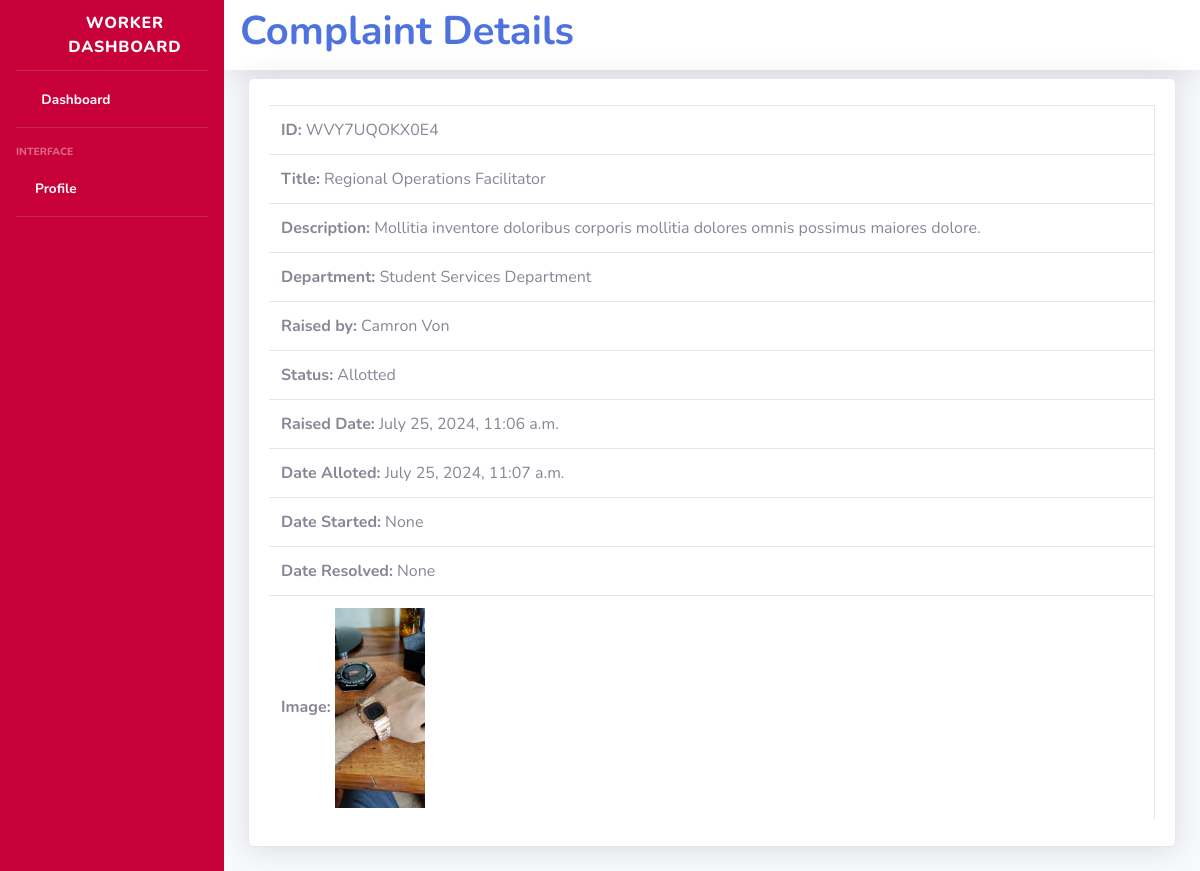
/complaint/WVY7UQOKX0E4/, run on the app's committed database.
### app1/models.py (models this page shows, shortened)
class Complaint(models.Model):
    STATUS_CHOICES = (
        ('Pending', 'Pending'),
        ('Accepted', 'Accepted'),
        ('Allotted', 'Allotted'),
        ('In Progress', 'In Progress'),
        ('Resolved', 'Resolved'),
        ('Rejected', 'Rejected')
    )
    RESOLUTION_CHOICES = (
        ('Normal', 'Normal (10-15 days)'),
        ('Immediate', 'Immediate (3-4 days)'),
    )
    id = models.CharField(max_length=16, primary_key=True)  # Define id field explicitly
    title = models.CharField(max_length=200)
    Email= models.EmailField(null=False, blank=False)
    Phone_number=PhoneNumberField(max_length=13,null=False, blank=False)
    description = models.TextField()
    department = models.ForeignKey(Department, on_delete=models.CASCADE)
    raised_by = models.CharField(max_length=100)
    raised_at = models.DateTimeField(auto_now_add=True)
    date_alloted = models.DateTimeField(null=True, blank=True)
    date_started = models.DateTimeField(null=True, blank=True)
    date_resolved = models.DateTimeField(null=True, blank=True)
    resolution_time = models.CharField(max_length=20, choices=RESOLUTION_CHOICES, default='Normal')
    status = models.CharField(max_length=20, choices=STATUS_CHOICES, default='Pending')
    assigned_to = models.ForeignKey('assign',on_delete=models.CASCADE, null=True, blank=True)
    image = models.FileField(upload_to='complaint_images/', null=False, blank=False, default=FileNotFoundError)

class Department(models.Model):
    name = models.CharField(max_length=100)
    def __str__(self):
        return self.name

### app1/views.py (the view)
# urls.py: path('complaint/<str:complaint_id>/', views.complaint_detail, name='complaint_detail'),
def complaint_detail(request, complaint_id):
    complaint = get_object_or_404(Complaint, id=complaint_id)
    context = {
        'complaint': complaint
    }
    return render(request, 'complaint_details.html', context)

### app1/Templates/complaint_details.html (shortened to what this page needs)
{% load static %}
<!DOCTYPE html>
<html lang="en">
<head>
    <link href="{% static 'vendor/fontawesome-free/css/all.min.css' %}" rel="stylesheet" type="text/css">
    <link href="{% static 'css/sb-admin-2.min.css' %}" rel="stylesheet">
    <link href="{% static 'vendor/datatables/dataTables.bootstrap4.min.css' %}" rel="stylesheet">
</head>
<body id="page-top">
    <div id="wrapper">
        <ul class="navbar-nav sidebar sidebar-dark accordion" id="accordionSidebar" style="background-color: #C70039;">
            <a class="sidebar-brand d-flex align-items-center justify-content-center" href="/worker/dashboard">
                <div class="sidebar-brand-icon rotate-n-15">
                    <i class="fas fa-laugh-wink"></i>
                </div>
                <div class="sidebar-brand-text mx-3">Worker Dashboard</div>
            </a>
            <hr class="sidebar-divider my-0">
            <li class="nav-item active">
                <a class="nav-link" href="/worker/dashboard">
                    <i class="fas fa-fw fa-tachometer-alt"></i>
                    <span>Dashboard</span>
                </a>
            </li>
            <hr class="sidebar-divider">
            <div class="sidebar-heading">Interface</div>
            <li class="nav-item active">
                <a class="nav-link" href="/worker_profile/">
                    <i class="fas fa-user"></i>
                    <span>Profile</span>
                </a>
            </li>
            <hr class="sidebar-divider">
        </ul>
        <div id="content-wrapper" class="d-flex flex-column">
            <div id="content">
                <nav class="navbar navbar-expand navbar-light bg-white topbar mb-2 static-top shadow">
                    <h1 class="h1 font-weight-bold text-primary">Complaint Details</h1>
                </nav>
                <div class="container-fluid">
                    <div class="card shadow mb-4">
                        <div class="card-body">
                            <div class="table-responsive">
                                <table class="table table-bordered" id="dataTable" width="100%" cellspacing="0">
                                    <tbody>
                                        <tr>
                                            <td><strong>ID:</strong> {{ complaint.id }}</td>
                                        </tr>
                                        <tr>
                                            <td><strong>Title:</strong> {{ complaint.title }}</td>
                                        </tr>
                                        <tr>
                                            <td><strong>Description:</strong> {{ complaint.description }}</td>
                                        </tr>
                                        <tr>
                                            <td><strong>Department:</strong> {{ complaint.department }}</td>
                                        </tr>
                                        <tr>
                                            <td><strong>Raised by:</strong> {{ complaint.raised_by }}</td>
                                        </tr>
                                        <tr>
                                            <td><strong>Status:</strong> {{ complaint.status }}</td>
                                        </tr>
                                        <tr>
                                            <td><strong>Raised Date:</strong> {{ complaint.raised_at }}</td>
                                        </tr>
                                        <tr>
                                            <td><strong>Date Alloted:</strong> {{ complaint.date_alloted }}</td>
                                        </tr>
                                        <tr>
                                            <td><strong>Date Started:</strong> {{ complaint.date_started }}</td>
                                        </tr>
                                        <tr>
                                            <td><strong>Date Resolved:</strong> {{ complaint.date_resolved }}</td>
                                        </tr>
                                        <tr>
                                            <td><strong>Image:</strong>
                                                {% if complaint.image %}
                                                    <img src="{{ complaint.image.url }}" alt="Complaint Image" style="max-width: 300px; max-height: 200px;">
                                                {% else %}
                                                    No image available
                                                {% endif %}
                                            </td>
                                        </tr>
                                    </tbody>
                                </table>
                            </div>
                        </div>
                    </div>
                </div>
            </div>
        </div>
    </div>
</body>
</html>

### data on the page
Complaint: id "WVY7UQOKX0E4", title "Regional Operations Facilitator", description "Mollitia inventore doloribus corporis mollitia dolores omnis possimus maiores dolore.", department "Student Services Department", raised_by "Camron Von", status "Allotted", raised_at "July 25, 2024, 11:06 a.m.", date_alloted "July 25, 2024, 11:07 a.m.", date_started "None", date_resolved "None", image (picture)
